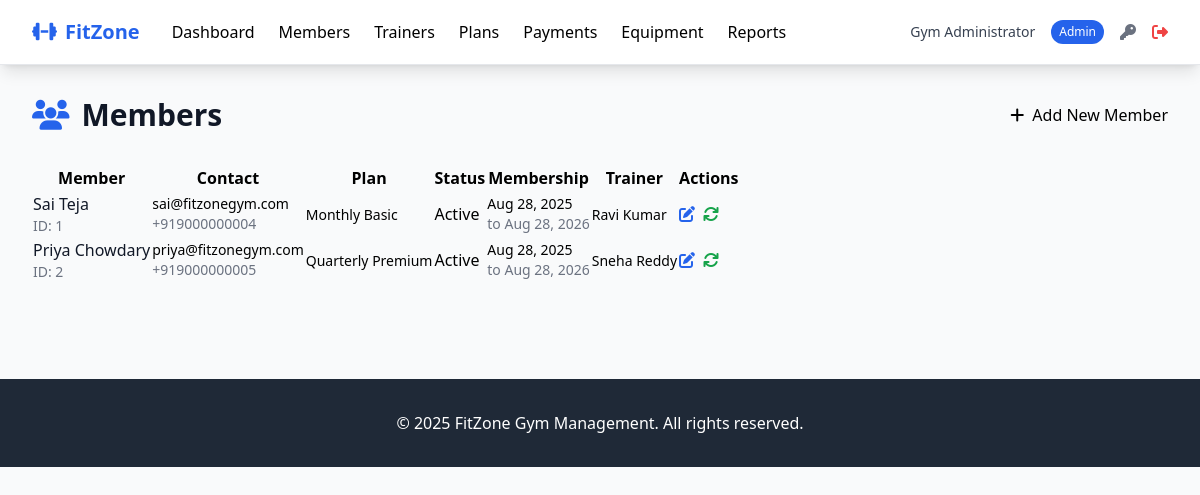
/admin/members (signed in), run on an earlier commit of the app's database.
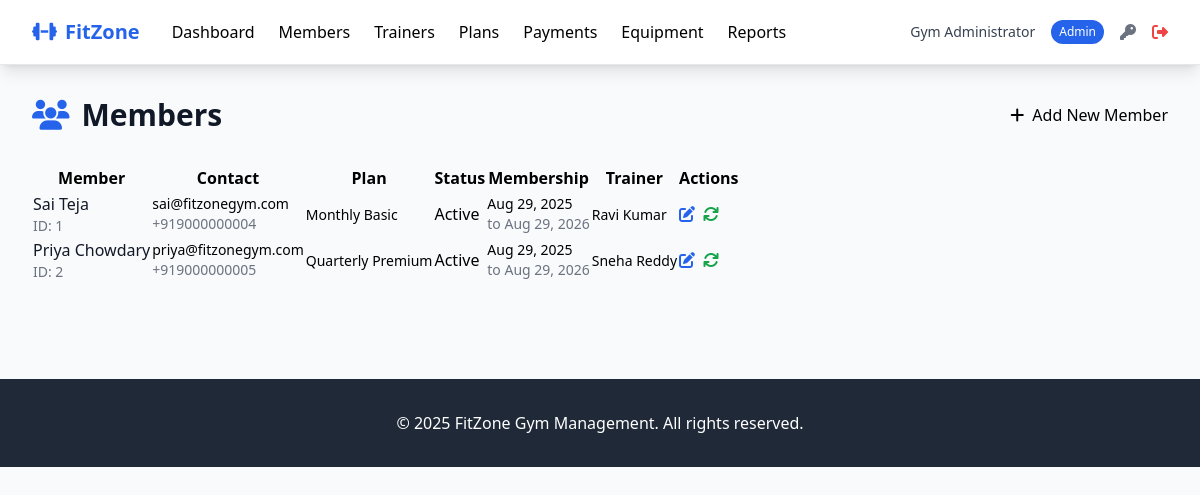
And on a later commit of the database.
### tables this page shows
CREATE TABLE members (
            id INTEGER PRIMARY KEY AUTOINCREMENT,
            user_id INTEGER,
            membership_plan_id INTEGER,
            phone TEXT NOT NULL,
            emergency_contact TEXT,
            emergency_phone TEXT,
            address TEXT,
            date_of_birth DATE,
            weight DECIMAL(5,2),
            height DECIMAL(5,2),
            medical_conditions TEXT,
            fitness_goals TEXT,
            membership_start_date DATE,
            membership_end_date DATE,
            status TEXT DEFAULT 'active' CHECK (status IN ('active', 'inactive', 'suspended')),
            trainer_id INTEGER,
            created_at TIMESTAMP DEFAULT CURRENT_TIMESTAMP,
            updated_at TIMESTAMP DEFAULT CURRENT_TIMESTAMP,
            FOREIGN KEY (user_id) REFERENCES users (id),
            FOREIGN KEY (membership_plan_id) REFERENCES membership_plans (id),
            FOREIGN KEY (trainer_id) REFERENCES trainers (id)
        );

CREATE TABLE users (
            id INTEGER PRIMARY KEY AUTOINCREMENT,
            username TEXT UNIQUE NOT NULL,
            email TEXT UNIQUE NOT NULL,
            password_hash TEXT NOT NULL,
            role TEXT NOT NULL CHECK (role IN ('admin', 'member', 'trainer')),
            full_name TEXT NOT NULL,
            phone TEXT,
            is_active BOOLEAN DEFAULT 1,
            created_at TIMESTAMP DEFAULT CURRENT_TIMESTAMP,
            updated_at TIMESTAMP DEFAULT CURRENT_TIMESTAMP
        );

CREATE TABLE membership_plans (
            id INTEGER PRIMARY KEY AUTOINCREMENT,
            name TEXT NOT NULL,
            description TEXT,
            duration_months INTEGER NOT NULL,
            price DECIMAL(10,2) NOT NULL,
            features TEXT, -- JSON string
            is_active BOOLEAN DEFAULT 1,
            created_at TIMESTAMP DEFAULT CURRENT_TIMESTAMP
        );

### routes/admin.py (the view)
@admin_bp.route('/members')
@admin_required
def members():
    members = Member.get_all_with_details()
    membership_plans = MembershipPlan.get_all_active()
    trainers = Trainer.get_all_active()
    return render_template('admin/members.html', members=members,
                           membership_plans=membership_plans, trainers=trainers)

### models/database.py (called while the page is built)
def get_db_connection(db_path='gym_management.db'):
    conn = sqlite3.connect(db_path)
    conn.row_factory = sqlite3.Row
    conn.execute("PRAGMA foreign_keys = ON")
    return conn

def execute_query(query, params=(), db_path='gym_management.db', fetch=False):
    conn = get_db_connection(db_path)
    cursor = conn.cursor()
    try:
        cursor.execute(query, params)
        if fetch:
            result = cursor.fetchall()
            conn.close()
            return result
        else:
            conn.commit()
            last_id = cursor.lastrowid
            conn.close()
            return last_id
    except Exception as e:
        conn.close()
        try:
            from flask import current_app
            current_app.logger.error(f"DB Error: {e} | Query: {query} | Params: {params}")
        except:
            print(f"DB Error: {e} | Query: {query} | Params: {params}")
        raise

### models/member.py (called while the page is built)
def _to_date(d):
    if d is None or isinstance(d, date):
        return d
    try:
        return datetime.fromisoformat(str(d)).date()
    except Exception:
        try:
            return datetime.strptime(str(d), "%Y-%m-%d").date()
        except Exception:
            return d  # leave as-is if not parseable

    @classmethod
    def _db_path(cls):
        return current_app.config.get('DATABASE_PATH', 'gym_management.db')

### models/membership_plan.py (called while the page is built)
    @classmethod
    def get_all_active(cls):
        db_path = current_app.config.get('DATABASE_PATH', 'gym_management.db')
        query = 'SELECT * FROM membership_plans WHERE is_active = 1'
        results = execute_query(query, (), db_path, fetch=True) or []
        plans = []
        for row in results:
            plan = cls(
                id=row[0], name=row[1], description=row[2], duration_months=row[3],
                price=row[4], features=row[5], is_active=bool(row[6])
            )
            plans.append(plan)
        return plans

### models/trainer.py (called while the page is built)
    @classmethod
    def get_all_active(cls):
        db_path = current_app.config.get('DATABASE_PATH', 'gym_management.db')
        query = 'SELECT * FROM trainers WHERE status = "active"'
        results = execute_query(query, (), db_path, fetch=True)
        trainers = []
        for row in results:
            trainer = cls(
                id=row[0], name=row[1], phone=row[2], email=row[3],
                salary=row[4], working_hours=row[5], status=row[6]
            )
            trainers.append(trainer)
        return trainers

### templates/admin/members.html (shortened to what this page needs)
{% extends "base.html" %}
{% block content %}
<div class="flex justify-between items-center mb-8">
    <h1 class="text-3xl font-bold text-gray-900">
        <i class="fas fa-users mr-3 text-primary"></i>Members
    </h1>
    <a href="{{ url_for('admin.add_member_form') }}" class="btn btn-primary">
        <i class="fas fa-plus mr-2"></i>Add New Member
    </a>
</div>
<div class="card">
    <div class="card-body p-0">
        {% if members %}
        <div class="overflow-x-auto">
            <table class="table">
                <thead>
                    <tr>
                        <th>Member</th>
                        <th>Contact</th>
                        <th>Plan</th>
                        <th>Status</th>
                        <th>Membership</th>
                        <th>Trainer</th>
                        <th>Actions</th>
                    </tr>
                </thead>
                <tbody>
                    {% for member in members %}
                    <tr>
                        <td>
                            <div>
                                <div class="font-medium text-gray-900">{{ member.full_name or 'N/A' }}</div>
                                <div class="text-sm text-gray-500">ID: {{ member.id }}</div>
                            </div>
                        </td>
                        <td>
                            <div>
                                <div class="text-sm">{{ member.email or 'N/A' }}</div>
                                <div class="text-sm text-gray-500">{{ member.phone or 'N/A' }}</div>
                            </div>
                        </td>
                        <td>
                            <span class="text-sm">{{ member.plan_name or 'No Plan' }}</span>
                        </td>
                        <td>
                            <span class="badge badge-{{ 'success' if member.status == 'active' else 'danger' }}">
                                {{ member.status|title }}
                            </span>
                        </td>
                        <td>
                            {% if member.membership_end_date %}
                                <div class="text-sm">
                                    <div>{{ member.membership_start_date.strftime('%b %d, %Y') if member.membership_start_date else 'N/A' }}</div>
                                    <div class="text-gray-500">to {{ member.membership_end_date.strftime('%b %d, %Y') }}</div>
                                </div>
                            {% else %}
                                <span class="text-gray-500">Not Set</span>
                            {% endif %}
                        </td>
                        <td>
                            <span class="text-sm">{{ member.trainer_name or 'Unassigned' }}</span>
                        </td>
                        <td>
                            <div class="flex space-x-2">
                                <a href="{{ url_for('admin.edit_member', member_id=member.id) }}"
                                   class="text-primary hover:text-blue-700" title="Edit">
                                    <i class="fas fa-edit"></i>
                                </a>
                                <a href="{{ url_for('admin.renew_membership', member_id=member.id) }}"
                                   class="text-success hover:text-green-700" title="Renew">
                                    <i class="fas fa-refresh"></i>
                                </a>
                            </div>
                        </td>
                    </tr>
                    {% endfor %}
                </tbody>
            </table>
        </div>
        {% endif %}
    </div>
</div>
{% endblock %}

### templates/base.html (shortened to what this page needs)
<!DOCTYPE html>
<html lang="en">
<head>
    <script src="https://cdn.tailwindcss.com"></script>
    <link href="https://cdnjs.cloudflare.com/ajax/libs/font-awesome/6.4.0/css/all.min.css" rel="stylesheet">
</head>
<body class="bg-gray-50 min-h-screen">
    {% if session.user_id %}
    <nav class="bg-white shadow-lg border-b border-gray-200">
        <div class="max-w-7xl mx-auto px-4 sm:px-6 lg:px-8">
            <div class="flex justify-between h-16">
                <div class="flex items-center space-x-8">
                    <div class="flex-shrink-0">
                        <h1 class="text-xl font-bold text-primary">
                            <i class="fas fa-dumbbell mr-2"></i>FitZone
                        </h1>
                    </div>
                    <div class="hidden md:flex space-x-6">
                        {% if session.role == 'admin' %}
                            <a href="{{ url_for('admin.dashboard') }}" class="nav-link">Dashboard</a>
                            <a href="{{ url_for('admin.members') }}" class="nav-link">Members</a>
                            <a href="{{ url_for('admin.trainers') }}" class="nav-link">Trainers</a>
                            <a href="{{ url_for('admin.membership_plans') }}" class="nav-link">Plans</a>
                            <a href="{{ url_for('admin.payments') }}" class="nav-link">Payments</a>
                            <a href="{{ url_for('admin.equipment_list') }}" class="nav-link">Equipment</a>
                            <a href="{{ url_for('admin.reports') }}" class="nav-link">Reports</a>
                        {% elif session.role == 'trainer' %}
                            <a href="{{ url_for('trainer_routes.dashboard') }}" class="nav-link">Dashboard</a>
                            <a href="{{ url_for('trainer_routes.clients') }}" class="nav-link">My Clients</a>
                            <a href="{{ url_for('trainer_routes.schedule') }}" class="nav-link">Schedule</a>
                        {% endif %}
                    </div>
                </div>
                <div class="flex items-center space-x-4">
                    <span class="text-sm text-gray-700">{{ session.full_name }}</span>
                    <span class="px-2 py-1 text-xs bg-primary text-white rounded-full">{{ session.role|title }}</span>
                    <a href="{{ url_for('auth.change_password_form') }}" class="text-gray-500 hover:text-gray-700">
                        <i class="fas fa-key"></i>
                    </a>
                    <a href="{{ url_for('auth.logout') }}" class="text-red-500 hover:text-red-700">
                        <i class="fas fa-sign-out-alt"></i>
                    </a>
                </div>
            </div>
        </div>
    </nav>
    {% endif %}
    <main class="max-w-7xl mx-auto px-4 sm:px-6 lg:px-8 py-8">
        {% block content %}{% endblock %}
    </main>
    <footer class="bg-gray-800 text-white mt-16">
        <div class="max-w-7xl mx-auto px-4 sm:px-6 lg:px-8 py-8">
            <div class="text-center">
                <p>&copy; {{ date.today().year }} FitZone Gym Management. All rights reserved.</p>
            </div>
        </div>
    </footer>
</body>
</html>

### templates/base.html (style rules this page uses)
.nav-link { @apply text-gray-600 hover:text-primary transition-colors duration-200 font-medium; }
.btn { @apply px-4 py-2 rounded-lg font-medium transition-all duration-200 focus:outline-none focus:ring-2 focus:ring-offset-2; }
.btn-primary { @apply bg-primary text-white hover:bg-blue-700 focus:ring-primary; }
.card { @apply bg-white rounded-xl shadow-sm border border-gray-200 overflow-hidden; }
.card-body { @apply p-6; }
.table { @apply w-full border-collapse bg-white rounded-lg overflow-hidden shadow-sm; }
.table thead { @apply bg-gray-50; }
.table th { @apply px-6 py-3 text-left text-xs font-medium text-gray-500 uppercase tracking-wider border-b border-gray-200; }
.table td { @apply px-6 py-4 text-sm text-gray-900 border-b border-gray-200; }
.badge { @apply inline-flex items-center px-2.5 py-0.5 rounded-full text-xs font-medium; }
.badge-success { @apply bg-green-100 text-green-800; }

What changed in the data, as far as the page shows it:
changed members "Sai Teja": membership_start_date "Aug 28, 2025" → "Aug 29, 2025"; membership_end_date "Aug 28, 2026" → "Aug 29, 2026"
changed members "Priya Chowdary": membership_start_date "Aug 28, 2025" → "Aug 29, 2025"; membership_end_date "Aug 28, 2026" → "Aug 29, 2026"
